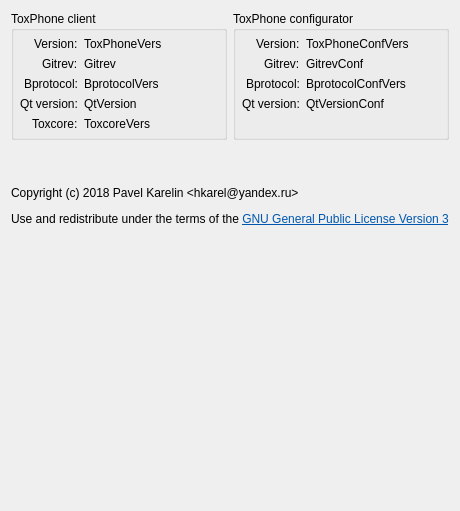
      <widget class="QWidget" name="tabAbout">
       <attribute name="title">
        <string>About</string>
       </attribute>
       <layout class="QVBoxLayout" name="verticalLayout_20">
        <item>
         <layout class="QHBoxLayout" name="horizontalLayout_16">
          <item>
           <widget class="QGroupBox" name="groupBox_11">
            <property name="title">
             <string>ToxPhone client</string>
            </property>
            <layout class="QVBoxLayout" name="verticalLayout_18">
             <property name="leftMargin">
              <number>6</number>
             </property>
             <property name="topMargin">
              <number>6</number>
             </property>
             <property name="rightMargin">
              <number>6</number>
             </property>
             <property name="bottomMargin">
              <number>6</number>
             </property>
             <item>
              <layout class="QFormLayout" name="formLayout_7">
               <property name="labelAlignment">
                <set>Qt::AlignRight|Qt::AlignTrailing|Qt::AlignVCenter</set>
               </property>
               <item row="0" column="0">
                <widget class="QLabel" name="label_20">
                 <property name="text">
                  <string>Version:</string>
                 </property>
                </widget>
               </item>
               <item row="0" column="1">
                <widget class="QLabel" name="labelToxPhoneVers">
                 <property name="text">
                  <string>ToxPhoneVers</string>
                 </property>
                 <property name="textInteractionFlags">
                  <set>Qt::LinksAccessibleByMouse|Qt::TextSelectableByMouse</set>
                 </property>
                </widget>
               </item>
               <item row="1" column="0">
                <widget class="QLabel" name="label_23">
                 <property name="text">
                  <string>Gitrev:</string>
                 </property>
                </widget>
               </item>
               <item row="1" column="1">
                <widget class="QLabel" name="labelGitrev">
                 <property name="text">
                  <string>Gitrev</string>
                 </property>
                 <property name="textInteractionFlags">
                  <set>Qt::LinksAccessibleByMouse|Qt::TextSelectableByMouse</set>
                 </property>
                </widget>
               </item>
               <item row="2" column="0">
                <widget class="QLabel" name="label_24">
                 <property name="text">
                  <string>Bprotocol:</string>
                 </property>
                </widget>
               </item>
               <item row="2" column="1">
                <widget class="QLabel" name="labelBprotocolVers">
                 <property name="text">
                  <string>BprotocolVers</string>
                 </property>
                 <property name="textInteractionFlags">
                  <set>Qt::LinksAccessibleByMouse|Qt::TextSelectableByMouse</set>
                 </property>
                </widget>
               </item>
               <item row="4" column="0">
                <widget class="QLabel" name="label_22">
                 <property name="text">
                  <string>Toxcore:</string>
                 </property>
                </widget>
               </item>
               <item row="4" column="1">
                <widget class="QLabel" name="labelToxcoreVers">
                 <property name="text">
                  <string>ToxcoreVers</string>
                 </property>
                 <property name="textInteractionFlags">
                  <set>Qt::LinksAccessibleByMouse|Qt::TextSelectableByMouse</set>
                 </property>
                </widget>
               </item>
               <item row="3" column="0">
                <widget class="QLabel" name="label_28">
                 <property name="text">
                  <string>Qt version:</string>
                 </property>
                </widget>
               </item>
               <item row="3" column="1">
                <widget class="QLabel" name="labelQtVersion">
                 <property name="text">
                  <string>QtVersion</string>
                 </property>
                </widget>
               </item>
              </layout>
             </item>
            </layout>
           </widget>
          </item>
          <item>
           <widget class="QGroupBox" name="groupBox_12">
            <property name="title">
             <string>ToxPhone configurator</string>
            </property>
            <layout class="QVBoxLayout" name="verticalLayout_19">
             <property name="leftMargin">
              <number>6</number>
             </property>
             <property name="topMargin">
              <number>6</number>
             </property>
             <property name="rightMargin">
              <number>6</number>
             </property>
             <property name="bottomMargin">
              <number>6</number>
             </property>
             <item>
              <layout class="QFormLayout" name="formLayout_8">
               <property name="labelAlignment">
                <set>Qt::AlignRight|Qt::AlignTrailing|Qt::AlignVCenter</set>
               </property>
               <item row="0" column="0">
                <widget class="QLabel" name="label_25">
                 <property name="text">
                  <string>Version:</string>
                 </property>
                </widget>
               </item>
               <item row="0" column="1">
                <widget class="QLabel" name="labelToxPhoneConfVers">
                 <property name="text">
                  <string>ToxPhoneConfVers</string>
                 </property>
                 <property name="textInteractionFlags">
                  <set>Qt::LinksAccessibleByMouse|Qt::TextSelectableByMouse</set>
                 </property>
                </widget>
               </item>
               <item row="1" column="0">
                <widget class="QLabel" name="label_26">
                 <property name="text">
                  <string>Gitrev:</string>
                 </property>
                </widget>
               </item>
               <item row="1" column="1">
                <widget class="QLabel" name="labelGitrevConf">
                 <property name="text">
                  <string>GitrevConf</string>
                 </property>
                 <property name="textInteractionFlags">
                  <set>Qt::LinksAccessibleByMouse|Qt::TextSelectableByMouse</set>
                 </property>
                </widget>
               </item>
               <item row="2" column="0">
                <widget class="QLabel" name="label_27">
                 <property name="text">
                  <string>Bprotocol:</string>
                 </property>
                </widget>
               </item>
               <item row="2" column="1">
                <widget class="QLabel" name="labelBprotocolConfVers">
                 <property name="text">
                  <string>BprotocolConfVers</string>
                 </property>
                 <property name="textInteractionFlags">
                  <set>Qt::LinksAccessibleByMouse|Qt::TextSelectableByMouse</set>
                 </property>
                </widget>
               </item>
               <item row="3" column="0">
                <widget class="QLabel" name="label_29">
                 <property name="text">
                  <string>Qt version:</string>
                 </property>
                </widget>
               </item>
               <item row="3" column="1">
                <widget class="QLabel" name="labelQtVersionConf">
                 <property name="text">
                  <string>QtVersionConf</string>
                 </property>
                </widget>
               </item>
              </layout>
             </item>
            </layout>
           </widget>
          </item>
         </layout>
        </item>
        <item>
         <widget class="QLabel" name="labelCopyright">
          <property name="text">
           <string>&lt;html&gt;&lt;head/&gt;&lt;body&gt;&lt;p&gt;&lt;br/&gt;&lt;/p&gt;&lt;p&gt;Copyright (c) 2018 Pavel Karelin &amp;lt;hkarel@yandex.ru&amp;gt;&lt;/p&gt;&lt;p&gt;Use and redistribute under the terms of the &lt;a href=&quot;https://www.gnu.org/licenses/gpl-3.0.html&quot;&gt;&lt;span style=&quot; text-decoration: underline; color:#0057ae;&quot;&gt;GNU General Public License Version 3&lt;/span&gt;&lt;/a&gt;&lt;/p&gt;&lt;/body&gt;&lt;/html&gt;</string>
          </property>
          <property name="textFormat">
           <enum>Qt::RichText</enum>
          </property>
         </widget>
        </item>
        <item>
         <spacer name="verticalSpacer_5">
          <property name="orientation">
           <enum>Qt::Vertical</enum>
          </property>
          <property name="sizeHint" stdset="0">
           <size>
            <width>20</width>
            <height>274</height>
           </size>
          </property>
         </spacer>
        </item>
       </layout>
      </widget>
